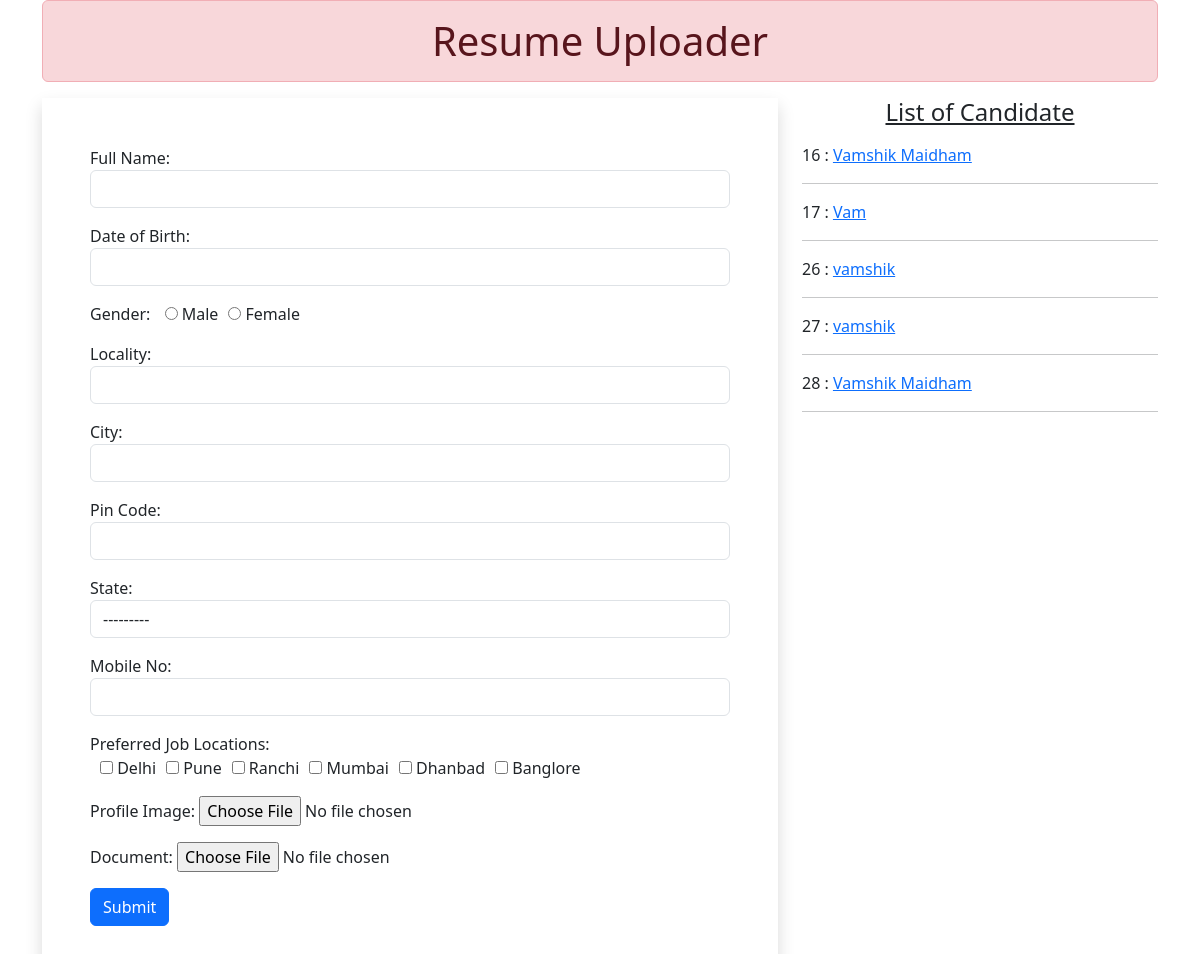
The page / on the database its author committed.
### app/models.py (models this page shows)
class Resume(models.Model):
 name = models.CharField(max_length=100)
 dob = models.DateField(auto_now=False, auto_now_add=False)
 gender = models.CharField(max_length=100)
 locality = models.CharField(max_length=100)
 city = models.CharField(max_length=100)
 pin = models.PositiveIntegerField()
 state = models.CharField(choices=STATE_CHOICE,max_length=50)
 mobile = models.PositiveBigIntegerField()
 email = models.EmailField()
 job_city = models.CharField(max_length=50)
 profile_image = models.ImageField(upload_to='profileimg',blank=True)
 my_file = models.FileField(upload_to='doc',blank=True)

### app/views.py (the view, shortened to what this page needs)
# urls.py: path('',views.HomeView.as_view(), name='home'),
class HomeView(View):
 def get(self, request):
  form = ResumeForm()
  candidates = Resume.objects.all()
  return render(request, 'app/home.html',{'candidates': candidates, 'form':form})

### app/forms.py
class ResumeForm(forms.ModelForm):
 gender = forms.ChoiceField(choices=GENDER_CHOICES, widget=forms.RadioSelect)
 job_city = forms.MultipleChoiceField(label='Preferred Job Locations',choices=JOB_CITY_CHOICE, widget=forms.CheckboxSelectMultiple)
 class Meta:
  model = Resume
  fields = ['id','name','dob','gender','locality','city','pin','state','mobile','job_city','profile_image','my_file']
  labels = {'name':'Full Name', 'dob':'Date of Birth', 'pin': 'Pin Code', 'mobile':'Mobile No','email':'Email ID','profile_image':'Profile Image', 'my_file':'Document'}
  widgets = {
    'name':forms.TextInput(attrs={'class':'form-control'}),
    'dob':forms.DateInput(attrs={'class':'form-control','id':'datepicker'}),
    'locality':forms.TextInput(attrs={'class':'form-control'}),
    'city':forms.TextInput(attrs={'class':'form-control'}),
    'pin':forms.NumberInput(attrs={'class':'form-control'}),
    'state':forms.Select(attrs={'class':'form-control'}),
    'mobile':forms.NumberInput(attrs={'class':'form-control'}),
    'email':forms.EmailInput(attrs={'class':'form-control'}),
}

### app/templates/app/home.html (shortened to what this page needs)
<!DOCTYPE html>
{% load static %}
<html lang="en">
  <head>
    <link href="https://cdn.jsdelivr.net/npm/bootstrap@5.3.3/dist/css/bootstrap.min.css" rel="stylesheet">
    <link rel="stylesheet" href="{% static 'app/css/style.css' %}">
    <link rel="stylesheet" href="//code.jquery.com/ui/1.12.1/themes/base/jquery-ui.css">
  </head>
  <body>
<div class="container mb-5">
    <h1 class="alert alert-danger text-center p-3">Resume Uploader</h1>
    <div class="row">
    <div class="col-sm-8">
        <form action="" method="post" enctype="multipart/form-data"
        class="shadow p-5">
            {% for fm in form %}
            <div class="form-group mb-3">
            {{fm.label_tag}} {{fm}} <small class="text-danger">{{fm.errors|striptags}}</small>
        </div>
    {% endfor %}
    <input type="submit" value="Submit" class="btn btn-primary">
    </form>
</div>
<div class="col-sm-4">
    <h4 class="text-center mb-3"><u>List of Candidate</u></h4>
    {% for candidate in candidates %}
    {{candidate.id}} : <a href="{% url 'candidate' candidate.id %}">{{candidate.name}}</a>
    <hr>
    {% endfor %}
</div>
</div>
  </body>
</html>

### app/static/app/css/style.css (style rules this page uses)
#id_gender,#id_job_city { display: inline-flex; }
#id_gender,#id_job_city { padding-left: 10px; gap: 10px; }

### rows shown on the page
Resume: id "16", name "Vamshik Maidham"
Resume: id "17", name "Vam"
Resume: id "26", name "vamshik"
Resume: id "27", name "vamshik"
Resume: id "28", name "Vamshik Maidham"

### other values the page prints
{{ fm.label_tag }} "Full Name:" "Date of Birth:" "Gender:" "Locality:" "City:" "Pin Code:" "State:" "Mobile No:" "Preferred Job Locations:" "Profile Image:" "Document:"
